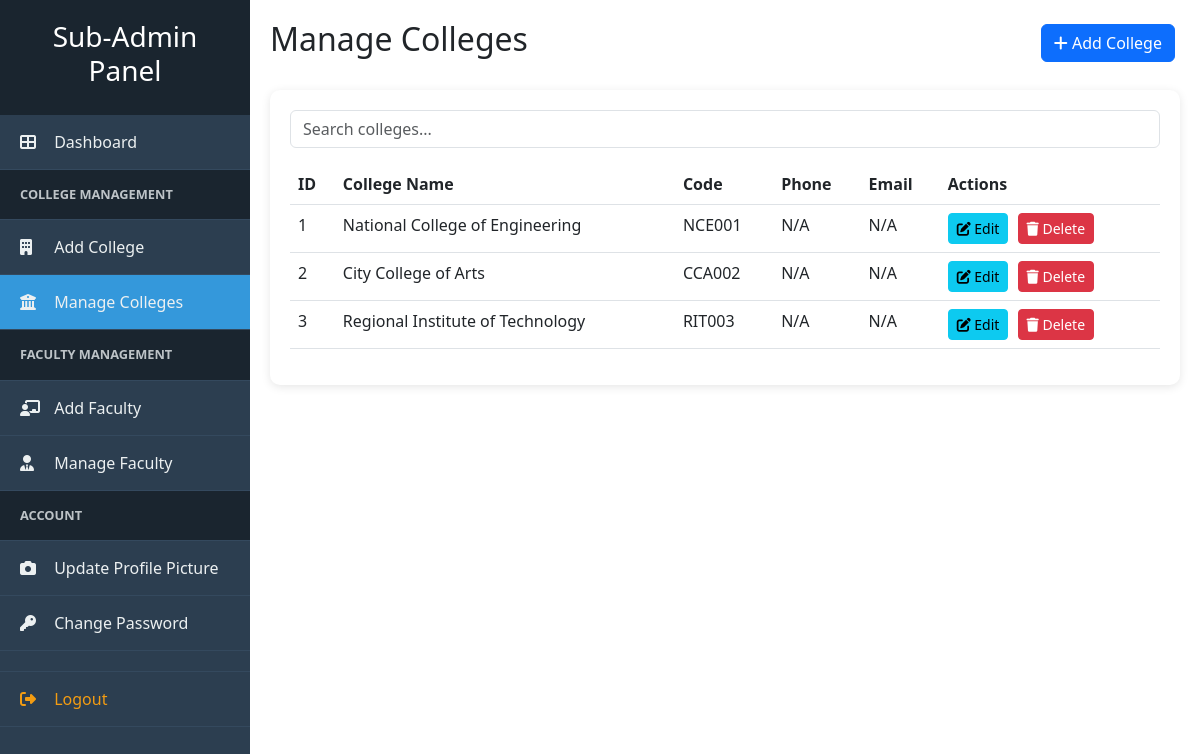
/subadmin/manage-colleges.php (signed in), run on the app's committed database.
### tables this page shows
CREATE TABLE IF NOT EXISTS colleges (
    id INT AUTO_INCREMENT PRIMARY KEY,
    college_name VARCHAR(200) NOT NULL,
    college_code VARCHAR(20) NOT NULL UNIQUE,
    address TEXT,
    phone VARCHAR(20),
    email VARCHAR(100),
    created_at TIMESTAMP DEFAULT CURRENT_TIMESTAMP
);

### subadmin/manage-colleges.php (the view, shortened to what this page needs)
<?php
$colleges = mysqli_query($con, "SELECT * FROM colleges ORDER BY created_at DESC");
?>
<!DOCTYPE html>
<html lang="en">
<head>
    <link rel="stylesheet" href="<?php echo ASSETS_URL; ?>css/style.css">
    <link rel="stylesheet" href="https://cdnjs.cloudflare.com/ajax/libs/font-awesome/6.4.0/css/all.min.css">
    <link href="https://cdn.jsdelivr.net/npm/bootstrap@5.3.0/dist/css/bootstrap.min.css" rel="stylesheet">
</head>
<body>
    <div class="admin-wrapper">
        <?php include '../includes/subadmin-sidebar.php'; ?>
        <div class="admin-content">
            <div class="d-flex justify-content-between align-items-center mb-4">
                <h2>Manage Colleges</h2>
                <a href="add-college.php" class="btn btn-primary"><i class="fas fa-plus"></i> Add College</a>
            </div>
            <div class="table-container">
                <input type="text" id="searchInput" class="form-control mb-3" placeholder="Search colleges..." onkeyup="filterTable()">
                <table class="table" id="collegeTable">
                    <thead>
                        <tr>
                            <th>ID</th><th>College Name</th><th>Code</th><th>Phone</th><th>Email</th><th>Actions</th>
                        </tr>
                    </thead>
                    <tbody>
                        <?php while($college = mysqli_fetch_assoc($colleges)): ?>
                            <tr>
                                <td><?php echo $college['id']; ?></td>
                                <td><?php echo htmlspecialchars($college['college_name']); ?></td>
                                <td><?php echo htmlspecialchars($college['college_code']); ?></td>
                                <td><?php echo htmlspecialchars($college['phone'] ?? 'N/A'); ?></td>
                                <td><?php echo htmlspecialchars($college['email'] ?? 'N/A'); ?></td>
                                <td>
                                    <a href="edit-college.php?id=<?php echo $college['id']; ?>" class="btn btn-sm btn-info"><i class="fas fa-edit"></i> Edit</a>
                                    <a href="manage-colleges.php?delete=<?php echo $college['id']; ?>" class="btn btn-sm btn-danger" onclick="return confirm('Delete this college?');"><i class="fas fa-trash"></i> Delete</a>
                                </td>
                            </tr>
                        <?php endwhile; ?>
                    </tbody>
                </table>
            </div>
        </div>
    </div>
</body>
</html>

### assets/css/style.css (style rules this page uses)
* { margin: 0; padding: 0; box-sizing: border-box; }
body { font-family: 'Segoe UI', Tahoma, Geneva, Verdana, sans-serif; background-color: #f8f9fa; color: #333; }
.admin-wrapper { display: flex; min-height: 100vh; }
.admin-content { margin-left: 250px; padding: 20px; flex: 1; }
.table-container { background: white; padding: 20px; border-radius: 10px; box-shadow: 0 2px 10px rgba(0,0,0,0.1); }
.table thead { background: #3498db; color: white; }
.btn { margin-right: 5px; }

### data on the page
colleges: id "1", college_name "National College of Engineering", college_code "NCE001", phone "N/A", email "N/A"
colleges: id "2", college_name "City College of Arts", college_code "CCA002", phone "N/A", email "N/A"
colleges: id "3", college_name "Regional Institute of Technology", college_code "RIT003", phone "N/A", email "N/A"
